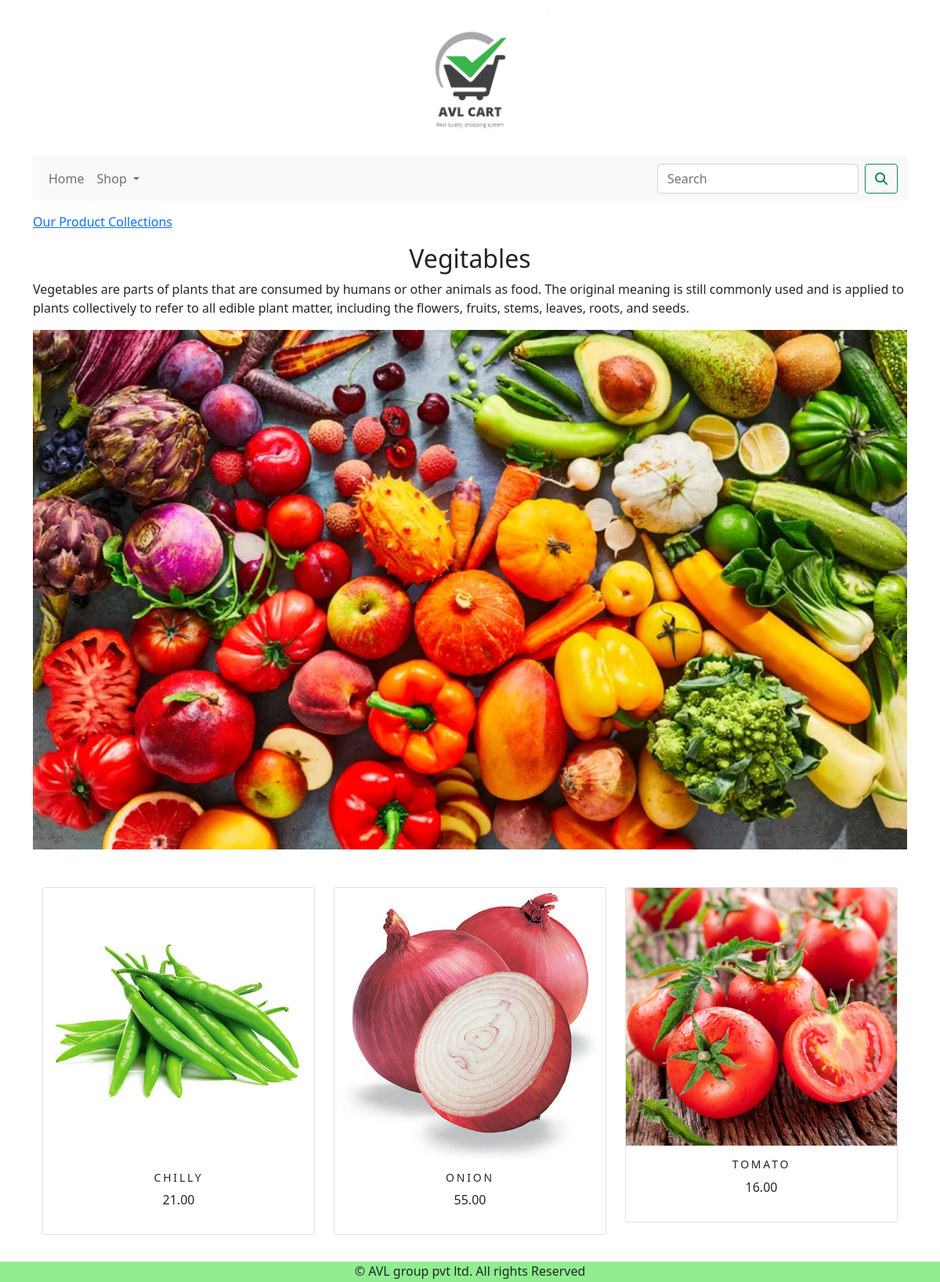
/shop/vegitables/, run on the app's committed database.
### shop/models.py (models this page shows, shortened)
class Category(models.Model):
    name=models.CharField(max_length=250,unique=True)
    slug=models.SlugField(max_length=250,unique=True)
    description=models.TextField(blank=True)
    image=models.ImageField(upload_to='category', blank=True)
    class Meta:
        ordering=('name',)
        verbose_name='category'
        verbose_name_plural='categories'
    def get_url(self):
        return reverse('shop:products_by_category',args=[self.slug])

class Product(models.Model):
    name=models.CharField(max_length=250,unique=True)
    slug=models.SlugField(max_length=250,unique=True)
    description=models.TextField(blank=True)
    price=models.DecimalField(max_digits=10,decimal_places=2)
    category=models.ForeignKey(Category,on_delete=models.CASCADE)
    image = models.ImageField(upload_to='product', blank=True)
    stock=models.IntegerField()
    available=models.BooleanField(default=True)
    created=models.DateTimeField(auto_now_add=True)
    updated=models.DateTimeField(auto_now=True)
    def get_url(self):
        return reverse('shop:prodCatdetail',args=[self.category.slug,self.slug])
    class Meta:
        ordering=('name',)
        verbose_name='product'
        verbose_name_plural='products'

### shop/views.py (the view)
# urls.py: path('',views.allProdCat,name='allProdCat'),
def allProdCat(request,c_slug=None):
    c_page=None
    products_list=None
    if c_slug != None:
        c_page=get_object_or_404(Category,slug=c_slug)
        products_list=Product.objects.all().filter(category=c_page,available=True)
    else:
        products_list=Product.objects.all().filter(available=True)
    paginator=Paginator(products_list,6)
    try:
        page=int(request.GET.get('page','1'))
    except:
        page=1
    try:
        products=paginator.page(page)
    except (EmptyPage, InvalidPage):
        products=paginator.page(paginator.num_pages)
    return render(request,"category.html",{'category':c_page,'products':products})

### cart/context_processors.py (called while the page is built)
def counter(request):
    item_count=0
    if 'admin' in request.path:
        return {}
    else:
        try:
            cart=Cart.objects.filter(cart_id=_cart_id(request))
            car_items=CartItem.objects.all().filter(cart=cart[:1])
            for cart_item in car_items:
                item_count += cart_item.quantity
        except Cart.DoesNotExist:
            item_count = 0
    return dict(item_count=item_count)

### cart/views.py (called while the page is built)
def _cart_id(request):
    cart=request.session.session_key
    if not cart:
        cart=request.session.create()
    return cart

### shop/context_processors.py (called while the page is built)
def menu_links(request):
    links=Category.objects.all()
    return dict(links=links)

### templates/category.html (shortened to what this page needs)
{% extends 'base.html' %}
{% load static %}
{% block content %}
{% if category %}
    <div>
        <div class="row my_row_class">
            <div class="mx-auto">
                <p><a href="{% url 'shop:allProdCat' %}">Our Product Collections</a></p>
            </div>
        </div>
    </div>
{% endif %}
<div>
    <h2 class="text-center my-title">{{category.name}}</h2>
    <p class="text-justify">{{category.description}}</p>
</div>
<div class="mx_auto">
{% if category %}
    <img class="my_image" src="{{category.image.url}}" alt="{{category.name}}" height="500px;" width="800px">
</div> <br> <br>
{% endif %}
<div class="container">
    <div class="row mx_auto">
        {% for product in products.object_list %}
        <div class="my_bottom_margin col-9 col-sm-12 col-md-4 xol-lg-4">
            <div class="card text-center" style="min-width:18rem;">
                <a href="{{product.get_url}}"><img class="card-img-top my_image" src="{{product.image.url}}" alt="{{product.name}}" width="400px;" height="400px"></a>
            <div class="card-body">
                <h4>{{product.name}}</h4>
                <p>{{product.price}}</p>
            </div>
            </div>
        </div>
        {% endfor %}
    </div>
    <br>
</div>
{% endblock %}

### static/css/custom.css (style rules this page uses)
body { font-family : 'Roboto', sans-serif; }
.my_row_class { padding-top:15px; }
.my_image { width:100%; height:auto; }
.my_bottom_margin { margin-bottom:10px; }
.card-body h4 { font-size:14px; text-transform:uppercase; letter-spacing:.2em; }

### data on the page
Category: name "Vegitables", description "Vegetables are parts of plants that are consumed by humans or other animals as food. The original meaning is still commonly used and is applied to plants collectively to refer to all edible plant matter, including the flowers, fruits, stems, leaves, roots, and seeds.", image (picture)
Product: image (picture), name "CHILLY", price "21.00"
Product: image (picture), name "ONION", price "55.00"
Product: image (picture), name "TOMATO", price "16.00"
